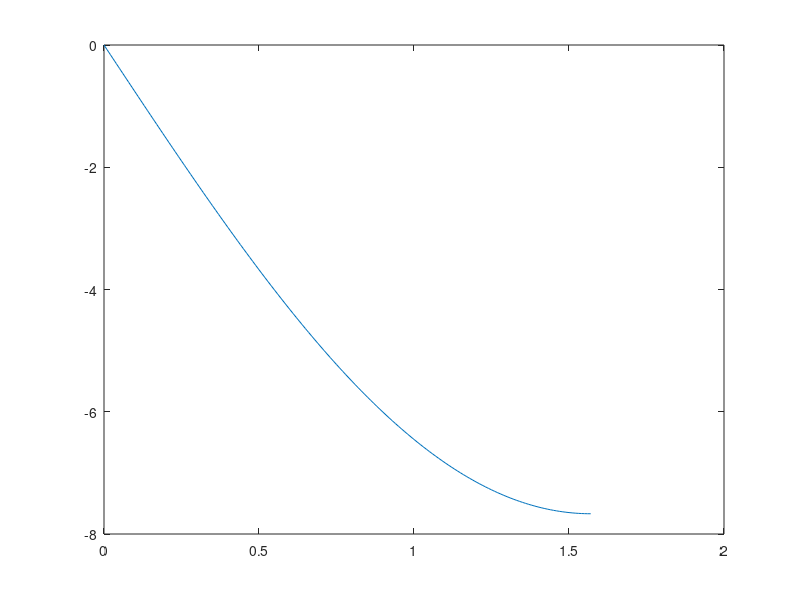
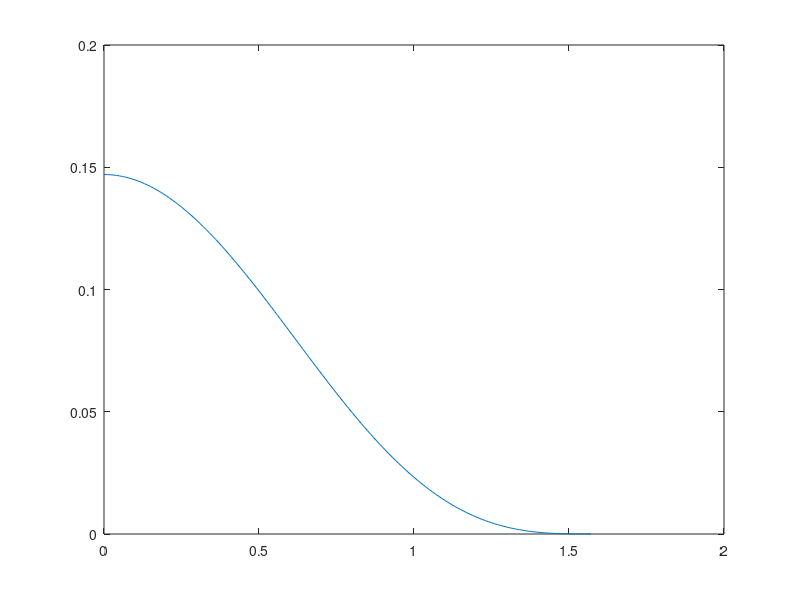
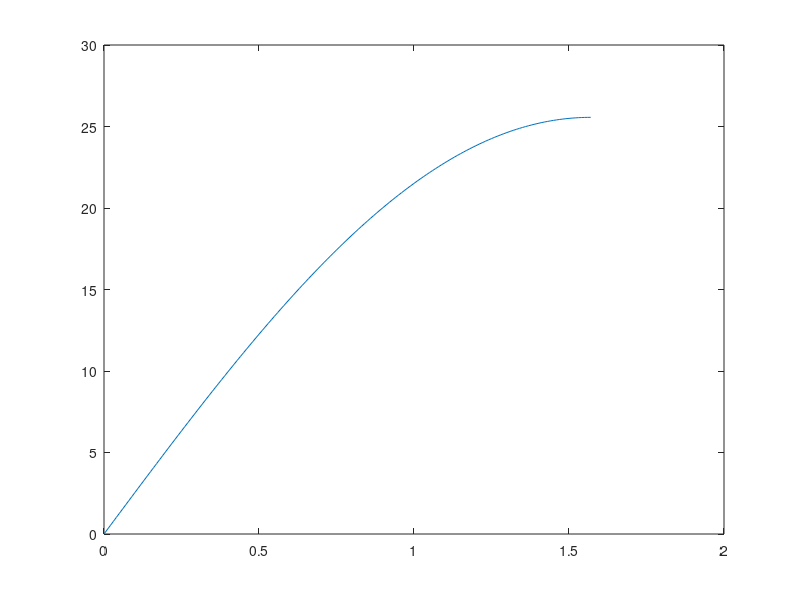

Write the MATLAB code that produced these figures, in order.
h= 400;
v= -sqrt(398600.4/(6378+h));
z= [0:0.01:pi/2];

rdot  = sin(z)*v;
rddot = v^2/h*(cos(z)).^3;
figure(1)
plot(z,rdot);
figure (2)
plot(z,rddot);


%%

fc = 10*10^9;
vs = 3*10^6; %km/s

for i = 1:length(z)

    fr(i) = fc/(1+rdot(i)/vs);
    fd(i) = fr(i)-fc;

end

figure(3)
plot (z,fd/1000);
